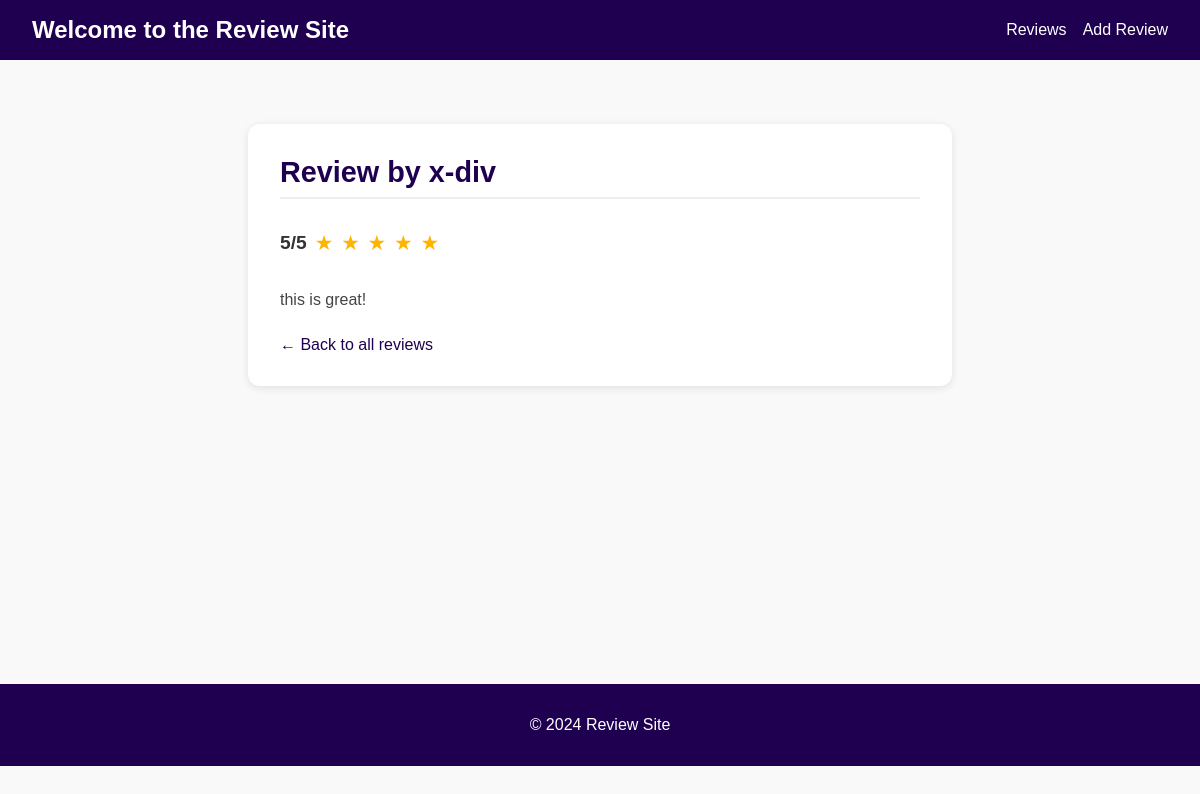
/reviews/1, run on the app's committed database.
### reviews/models.py (models this page shows)
class Review(models.Model):
    user_name = models.CharField(max_length=100)
    review_text = models.TextField(max_length=200)
    rating = models.IntegerField(max_length=5)

### reviews/views.py (the view)
# urls.py: path("reviews/<int:pk>",views.SingleReviewView.as_view(), name='review_detail'),
class SingleReviewView(DetailView):
    template_name = "reviews/single_review.html"
    model = Review

### reviews/templates/reviews/single_review.html (shortened to what this page needs)
{% extends 'reviews/base.html' %}
{% block content %}
  <div class="review-detail">
    <h2 class="review-detail-title">Review by {{ review.user_name }}</h2>
    <div class="review-detail-rating">
      <span class="rating-number">{{ review.rating }}/5</span>
      <span class="review-stars">
        {% for i in "12345"|make_list %}
          {% if forloop.counter <= review.rating %}
            <span class="star filled">★</span>
          {% else %}
            <span class="star">☆</span>
          {% endif %}
        {% endfor %}
      </span>
    </div>
    <p class="review-detail-text">{{ review.review_text }}</p>
    <a href="{% url 'review_list' %}" class="back-link">← Back to all reviews</a>
  </div>
{% endblock %}

### reviews/static/reviews/styles.css (style rules this page uses)
body { font-family: sans-serif; margin: 0; background-color: #f9f9f9; color: #333; }
.review-stars { margin: 0.5rem 0; font-size: 1.2rem; color: #ffb400; }
.star { margin-right: 2px; }
.star.filled { color: #ffb400; }
.review-detail { max-width: 40rem; margin: 2rem auto; padding: 2rem; border-radius: 12px; background: white; box-shadow: 0 2px 8px rgba(0,0,0,0.1); }
.review-detail-title { margin-top: 0; font-size: 1.8rem; color: #1f0050; border-bottom: 2px solid #eee; padding-bottom: 0.5rem; }
.review-detail-rating { margin: 1rem 0; font-size: 1.2rem; display: flex; align-items: center; gap: 0.5rem; }
.rating-number { font-weight: bold; color: #333; }
.review-stars { font-size: 1.3rem; color: #ffb400; }
.review-detail-text { line-height: 1.6; font-size: 1rem; color: #444; margin: 1.5rem 0; }
.back-link { display: inline-block; text-decoration: none; color: #1f0050; font-weight: 500; transition: color 0.3s ease; }

### data on the page
Review: user_name "x-div", rating "5", review_text "this is great!"
